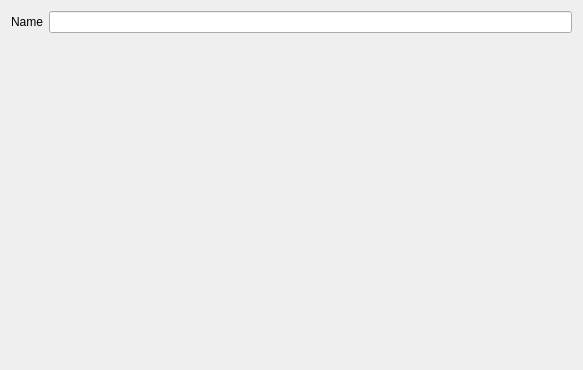
<?xml version="1.0" encoding="UTF-8"?>
<ui version="4.0">
 <class>SmartPlaylistWizardFinishPage</class>
 <widget class="QWidget" name="SmartPlaylistWizardFinishPage">
  <property name="geometry">
   <rect>
    <x>0</x>
    <y>0</y>
    <width>583</width>
    <height>370</height>
   </rect>
  </property>
  <property name="windowTitle">
   <string>Form</string>
  </property>
  <layout class="QFormLayout" name="formLayout">
   <item row="0" column="0">
    <widget class="QLabel" name="label">
     <property name="text">
      <string>Name</string>
     </property>
    </widget>
   </item>
   <item row="0" column="1">
    <widget class="QLineEdit" name="name"/>
   </item>
  </layout>
 </widget>
 <resources/>
 <connections/>
</ui>
